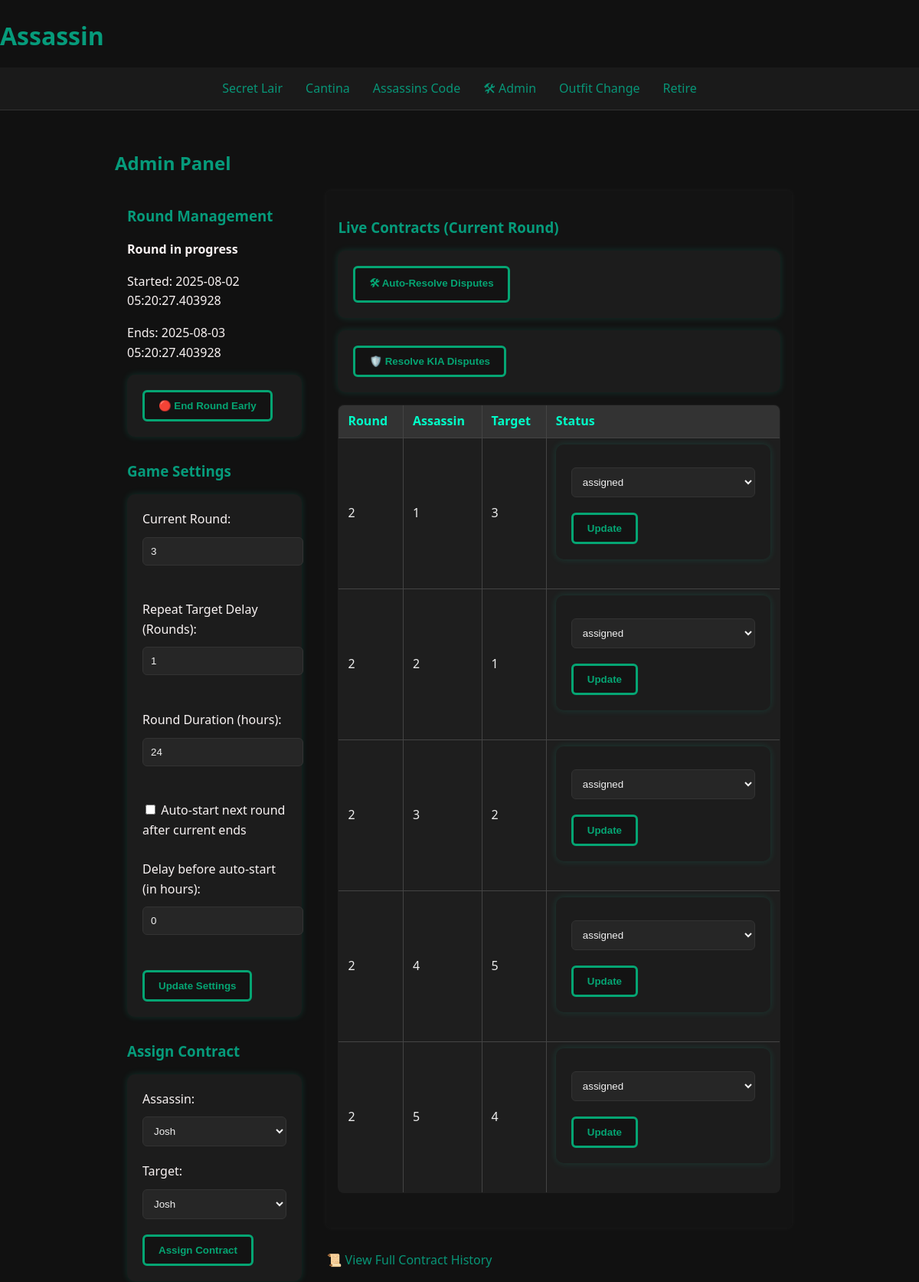
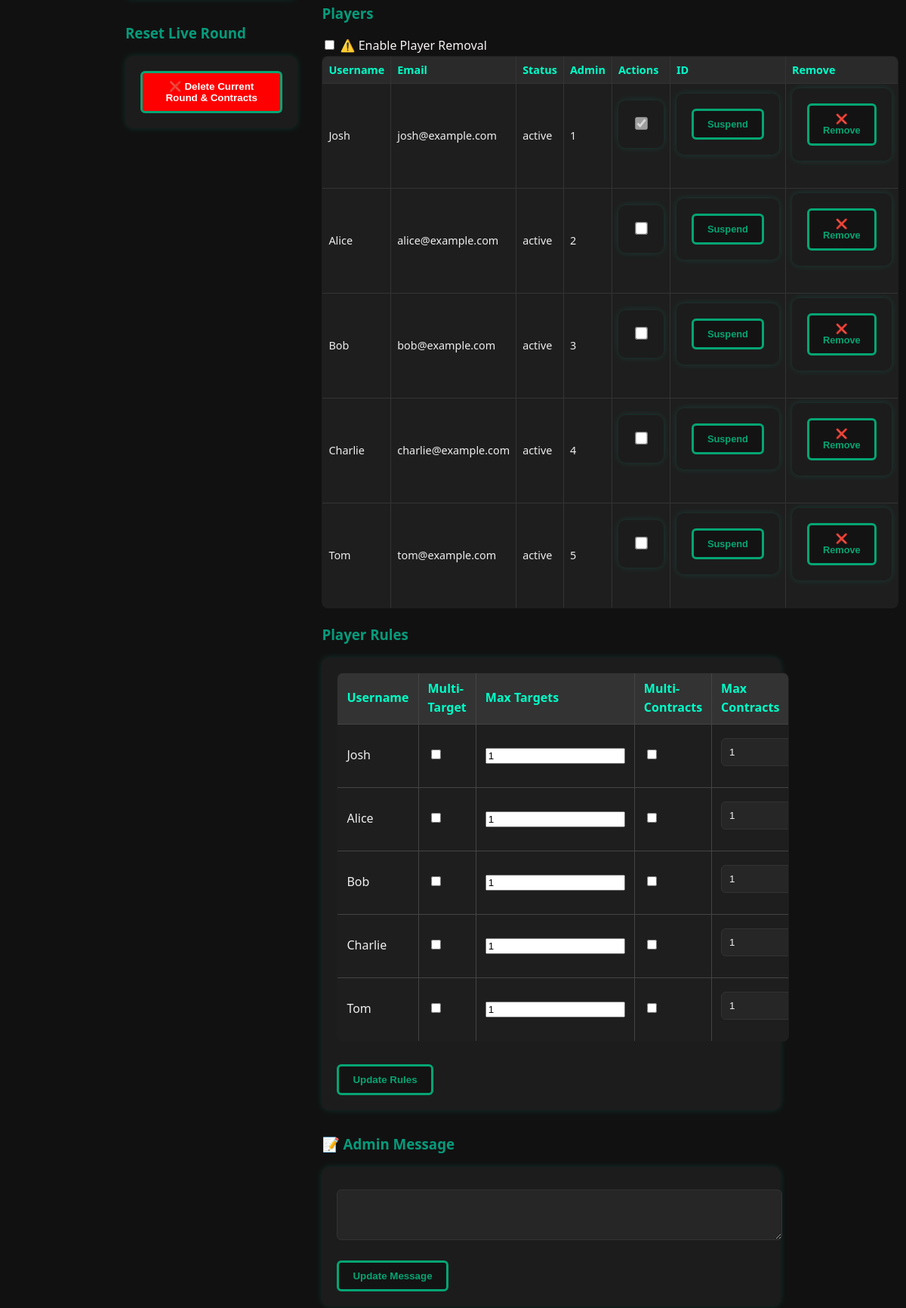
/admin (signed in, upper part), run on the app's committed database (2 pictures, top to bottom).
### models.py (models this page shows, shortened)
class Round(db.Model):
    id = db.Column(db.Integer, primary_key=True)
    start_time = db.Column(db.DateTime, nullable=False)
    end_time = db.Column(db.DateTime, nullable=False)
    is_active = db.Column(db.Boolean, default=True)

class Settings(db.Model):
    id = db.Column(db.Integer, primary_key=True)
    round_duration = db.Column(db.Integer, default=72)
    repeat_target_delay = db.Column(db.Integer, default=1)
    current_round = db.Column(db.Integer, default=1)
    auto_start_next_round = db.Column(db.Boolean, default=False)
    auto_start_delay_hours = db.Column(db.Integer, default=0)
    next_round_start_time = db.Column(db.DateTime, nullable=True)

class Contract(db.Model):
    id = db.Column(db.Integer, primary_key=True)
    assassin_id = db.Column(db.Integer, db.ForeignKey("player.id"))
    target_id = db.Column(db.Integer, db.ForeignKey("player.id"))
    status = db.Column(db.String(50), default="assigned")
    round = db.Column(db.Integer, nullable=False, default=1)
    assassin = db.relationship("Player", foreign_keys=[assassin_id])
    target = db.relationship("Player", foreign_keys=[target_id])

class Player(UserMixin, db.Model):
    id = db.Column(db.Integer, primary_key=True)
    username = db.Column(db.String(80), unique=True, nullable=False)
    email = db.Column(db.String(120), unique=True, nullable=False)
    password = db.Column(db.String(200), nullable=False)
    profile_pic = db.Column(db.String(200), nullable=True)
    status = db.Column(db.String(20), default="active")
    is_admin = db.Column(db.Boolean, default=False)
    can_be_targeted_multiple_times = db.Column(db.Boolean, default=False)
    max_times_targeted = db.Column(db.Integer, default=1)
    can_have_multiple_contracts = db.Column(db.Boolean, default=False)
    max_contracts_per_round = db.Column(db.Integer, default=1)
    untouchable_count = db.Column(db.Integer, default=0)
    times_kia = db.Column(db.Integer, default=0)

### routes.py (the view)
@routes_bp.route("/admin")
@login_required
def admin_panel():
    if not current_user.is_admin:
        return "Unauthorized", 403
    from models import Player, Contract, Round, Settings, MessageBoard
    players = Player.query.all()
    settings = Settings.query.first()
    current_round = Round.query.filter_by(is_active=True).first()
    current_message = MessageBoard.query.order_by(MessageBoard.created_at.desc()).first()
    live_round_number = settings.current_round - 1 if settings else None
    contracts = Contract.query.filter_by(round=live_round_number).all() if live_round_number else []
    return render_template(
        "admin.html",
        players=players,
        contracts=contracts,
        settings=settings,
        current_round=current_round
    )

### auth.py (called while the page is built)
@login_manager.user_loader
def load_user(user_id):
    return Player.query.get(int(user_id))

### templates/admin.html (shortened to what this page needs)
{% extends 'base.html' %}
{% block content %}
<h2>Admin Panel</h2>
<div class="home-layout">
  <div class="admin-left">
    <h3>Round Management</h3>
{% if current_round %}
   <p><strong>Round in progress</strong></p>
    <p>Started: {{ current_round.start_time }}</p>
   <p>Ends: {{ current_round.end_time }}</p>
   <form method="POST" action="{{ url_for('routes.end_round') }}">
     <button type="submit">🔴 End Round Early</button>
   </form>
{% else %}
   <p><strong>No active round</strong></p>
    <form method="POST" action="{{ url_for('routes.start_round') }}">
     <button type="submit">🟢 Start New Round</button>
    </form>
{% endif %}
   <h3>Game Settings</h3>
    <form method="POST" action="{{ url_for('routes.update_settings') }}">
      <label for="current_round">Current Round:</label>
      <input type="number" name="current_round" min="1" value="{{ settings.current_round }}">
      <br><br>
      <label for="repeat_target_delay">Repeat Target Delay (Rounds):</label>
      <input type="number" name="repeat_target_delay" min="0" value="{{ settings.repeat_target_delay }}">
      <br><br>
      <label for="round_duration">Round Duration (hours):</label>
      <input type="number" name="round_duration" min="1" value="{{ settings.round_duration }}">
      <br><br>
      <label>
        <input type="checkbox" name="auto_start_next_round" {% if settings.auto_start_next_round %}checked{% endif %}>
        Auto-start next round after current ends
      </label>
      <br><br>
      <label>
        Delay before auto-start (in hours):
        <input type="number" name="auto_start_delay_hours" min="0" value="{{ settings.auto_start_delay_hours or 0 }}">
      </label>
      <br><br>
      <button type="submit">Update Settings</button>
    </form>
    <h3>Assign Contract</h3>
    <form method="POST" action="{{ url_for('routes.assign_contract') }}">
     <label for="assassin">Assassin:</label>
     <select name="assassin_id">
  {% for player in players if player.status == 'active' %}
       <option value="{{ player.id }}">{{ player.username }}</option>
  {% endfor %}
    </select>
      <label for="target">Target:</label>
      <select name="target_id">
  {% for player in players if player.status == 'active' %}
      <option value="{{ player.id }}">{{ player.username }}</option>
  {% endfor %}
    </select>
      <button type="submit">Assign Contract</button>
    </form>
    <h3>Reset Live Round</h3>
    <form method="POST" action="{{ url_for('routes.reset_round') }}">
      <button type="submit" style="background-color:red; color:white;">
        ❌ Delete Current Round & Contracts
      </button>
    </form>
  </div>
  <div class="admin-right">
  <div class="section-block">
  <h3>Live Contracts (Current Round)</h3>
    <form method="POST" action="{{ url_for('routes.resolve_disputes') }}" style="margin-bottom: 1em;">
      <button type="submit" onclick="return confirm('Automatically resolve all disputed contracts? This will reassign them.');">
        🛠 Auto-Resolve Disputes
      </button>
    </form>
    <form method="POST" action="{{ url_for('routes.resolve_kia_disputes') }}" style="margin-bottom: 1em;">
    <button type="submit" onclick="return confirm('Automatically resolve all KIA disputes? This will restore disputed contracts.')">
    🛡️ Resolve KIA Disputes
    </button>
    </form>
  <table border="1">
    <tr>
      <th>Round</th>
      <th>Assassin</th>
      <th>Target</th>
      <th>Status</th>
    </tr>
    {% for contract in contracts %}
      <tr>
        <td>{{ contract.round }}</td>
        <td>{{ contract.assassin.id }}</td>
        <td>{{ contract.target.id }}</td>
        <td>
          <form method="POST" action="{{ url_for('routes.update_contract_status') }}">
            <select name="new_status">
              <option value="assigned"     {% if contract.status == 'assigned' %}selected{% endif %}>assigned</option>
            </select>
            <button type="submit">Update</button>
          </form>
        </td>
      </tr>
    {% endfor %}
  </table>
</div>
<a href="{{ url_for('routes.view_all_contracts') }}">📜 View Full Contract History</a>
<h3>Players</h3>
<label>
  <input type="checkbox" id="enable-delete"> ⚠️ Enable Player Removal
</label>
<table border="1" class="admin-table">
  <tr>
  <th>Username</th>
  <th>Email</th>
  <th>Status</th>
  <th>Admin</th>
  <th>Actions</th>
  <th>ID</th>
  <th>Remove</th>
</tr>
{% for player in players %}
<tr>
  <td>{{ player.username }}</td>
  <td>{{ player.email }}</td>
  <td>{{ player.status }}</td>
  <td>{{ player.id }}</td>
  <td>
    <form method="POST" action="{{ url_for('routes.toggle_admin') }}">
      <input type="checkbox" name="is_admin"
             onchange="this.form.submit()" {% if player.is_admin %}checked{% endif %}
             {% if player.id == current_user.id %}disabled{% endif %}>
    </form>
  </td>
  <td>
    <form method="POST" action="{{ url_for('routes.toggle_player_status') }}">
      <button type="submit">
        {{ 'Reactivate' if player.status == 'suspended' else 'Suspend' }}
      </button>
    </form>
  </td>
  <td>
    <form method="POST" action="{{ url_for('routes.delete_player', player_id=player.id) }}" class="delete-form">
      <button type="submit" class="delete-btn" disabled onclick="return confirm('Are you sure you want to remove {{ player.username }}?')">
        ❌ Remove
      </button>
    </form>
  </td>
</tr>
{% endfor %}
</table>
<h3>Player Rules</h3>
<form method="POST" action="{{ url_for('routes.update_player_flags') }}">
  <table>
    <tr>
      <th>Username</th>
      <th>Multi-Target</th>
      <th>Max Targets</th>
      <th>Multi-Contracts</th>
      <th>Max Contracts</th>
    </tr>
    {% for player in players %}
    <tr>
      <td>{{ player.username }}</td>
      <td>
        <input type="checkbox" name="multi_targets_{{ player.id }}" {% if player.can_be_targeted_multiple_times %}checked{% endif %}>
      </td>
      <td>
        <input name="max_targets_{{ player.id }}" value="{{ player.max_times_targeted }}">
      </td>
      <td>
        <input type="checkbox" name="multi_contracts_{{ player.id }}" {% if player.can_have_multiple_contracts %}checked{% endif %}>
      </td>
      <td>
        <input type="number" name="max_contracts_{{ player.id }}" min="1" value="{{ player.max_contracts_per_round }}">
      </td>
    </tr>
    {% endfor %}
  </table>
  <button type="submit">Update Rules</button>
</form>
<h3>📝 Admin Message</h3>
<form method="POST" action="{{ url_for('routes.update_message') }}">
  <textarea name="message" rows="3" cols="50">{{ current_message.content if current_message else '' }}</textarea><br>
  <button type="submit">Update Message</button>
</form>
{% endblock %}

### static/styles.css (style rules this page uses)
body { background-color: #111; color: #f9f3f3; font-family: 'Segoe UI', Tahoma, Geneva, Verdana, sans-serif; margin: 0; padding: 0; line-height: 1.6; }
a { color: #089577; text-decoration: none; transition: color 0.3s ease; }
h1, h2, h3 { color: #069b7b; margin-bottom: 15px; }
table { width: 100%; border-collapse: collapse; margin-bottom: 30px; background-color: #1a1a1a; border: 1px solid #333; border-radius: 8px; overflow: hidden; }
th, td { padding: 10px 15px; text-align: left; border-bottom: 1px solid #333; }
th { background-color: #222; color: #00ffc8; }
form { background-color: #1c1c1c; padding: 20px; border-radius: 10px; box-shadow: 0 0 10px #00ffcc22; margin-bottom: 30px; }
input[type="text"], input[type="number"], textarea, select { width: 100%; padding: 10px; margin: 10px 0 20px; border: 1px solid #333; border-radius: 6px; background-color: #262626; color: #f0f0f0; }
button { background-color: #131313; color: #05a573; border: 3px solid #05a573; padding: 10px 18px; font-weight: bold; border-radius: 6px; cursor: pointer; transition: background-color 0.3s ease; box-shadow: 0 0 px #9ee8a3; }
.home-layout { display: flex; gap: 2rem; margin-top: 1rem; padding: 0 1rem; }
table { width: 100%; border-collapse: collapse; background-color: #1e1e1e; color: #eee; }
th, td { padding: 8px 12px; border: 1px solid #444; }
th { background-color: #333; }
.admin-table { width: 100%; border-collapse: collapse; font-size: 0.9rem; background-color: #1e1e1e; color: #eee; margin-bottom: 20px; }
.admin-table th, .admin-table td { padding: 4px 8px; border: 1px solid #444; text-align: left; }
.admin-table th { background-color: #292929; font-weight: bold; }
.section-block { background-color: #131313; padding: 15px; margin-bottom: 30px; box-shadow: 0 0 8px rgba(255, 255, 255, 0.05); border-radius: 6px; }
.admin-table { width: 100%; border-collapse: collapse; font-size: 0.9rem; background-color: #1e1e1e; color: #eee; text-align: left; }
.admin-table th, .admin-table td { padding: 6px 8px; border: 1px solid #333; }
.admin-table th { background-color: #2a2a2a; position: sticky; top: 0; z-index: 2; }
.admin-table select, .admin-table button { font-size: 0.8rem; }
.admin-table input[type="checkbox"] { transform: scale(1.3); cursor: pointer; }
.admin-right { max-width: 70%; }

### data on the page
Round: start_time "2025-08-02 05:20:27.403928", end_time "2025-08-03 05:20:27.403928"
Settings: current_round "3", repeat_target_delay "1", round_duration "24", auto_start_delay_hours "0"
Contract: round "2", assassin.id "1", target.id "3", new_status "assigned"
Contract: round "2", assassin.id "2", target.id "1", new_status "assigned"
Contract: round "2", assassin.id "3", target.id "2", new_status "assigned"
Contract: round "2", assassin.id "4", target.id "5", new_status "assigned"
Contract: round "2", assassin.id "5", target.id "4", new_status "assigned"
Player: username "Josh", email "josh@example.com", status "active", id "1", is_admin "☑", status "Suspend"
Player: username "Alice", email "alice@example.com", status "active", id "2", status "Suspend", max_times_targeted "1", max_contracts_per_round "1"
Player: username "Bob", email "bob@example.com", status "active", id "3", status "Suspend", max_times_targeted "1", max_contracts_per_round "1"
Player: username "Charlie", email "charlie@example.com", status "active", id "4", status "Suspend", max_times_targeted "1", max_contracts_per_round "1"
Player: username "Tom", email "tom@example.com", status "active", id "5", status "Suspend", max_times_targeted "1", max_contracts_per_round "1"

### other printed values
form field assassin_id "Josh"
form field target_id "Josh"
